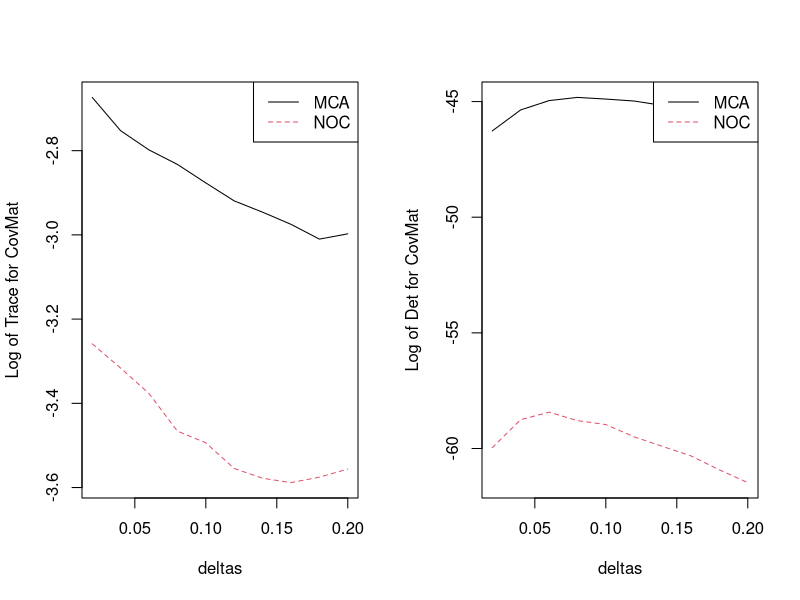

Here is the R script that generated this plot:
# num.sps <- 10000
# # Method 1
# m1.x2 <- rbeta(num.sps, 2, 2)
# m1.x1 <- runif(num.sps, 0, m1.x2)
# m1.x3 <- runif(num.sps, m1.x2, 1)
# sps1 <- t(rbind(m1.x1, m1.x2, m1.x3))
# 
# 
# # Method 2
# m2.x1 <- runif(num.sps)
# m2.x2 <- runif(num.sps)
# m2.x3 <- runif(num.sps)
# m2.xs <- rbind(m2.x1, m2.x2, m2.x3)
# m2.xs.sorted <- apply(m2.xs, 2, sort)
# m2.x1 <- m2.xs.sorted[1, ]
# m2.x2 <- m2.xs.sorted[2, ]
# m2.x3 <- m2.xs.sorted[3, ]
# sps2 <- t(rbind(m2.x1, m2.x2, m2.x3))
# 
# # Method 4
# m4.x2 <- rbeta(num.sps, 1, 1)
# m4.x1 <- runif(num.sps, 0, m4.x2)
# m4.x3 <- runif(num.sps, m4.x2, 1)
# sps4 <- t(rbind(m4.x1, m4.x2, m4.x3))
# 
# 
# det(cov(sps1))
# det(cov(sps2))
# det(cov(sps4))

# geneerate random scenarios
gen.u.rand <- function(k, K=5, phi=0.3, delta=0.1){
    cps <- c(runif(1, min=phi-delta, max=phi+delta))
    #cps <- c(phi)
    if (k > 1){
        cps <- c(cps, runif(k-1, min=0, max=phi-delta))
    }
    if (k < K){
        cps <- c(cps, runif(K-k, min=phi+delta, 1))
    }
    sort(cps)
}

# generate the scenarios for Pr(Yn|M_n, Ak)
gen.mu.rand <- function(k, J, K=5, phi=0.3, delta=0.1){
    pss <- lapply(1:J, function(i)gen.u.rand(k, K, phi, delta))
    pssMat <- do.call(rbind, pss)
    pssMat
}


gen.u.rand2 <- function(k, K=5, phi=0.3, delta=0.1){
    cps <- rep(0, K)
    cps[k] <- runif(1, phi-delta, phi+delta)
    if (k > 1){
        for (j in (k-1):1){
            cps[j] <- runif(1, min=0, max=min(cps[j+1], phi-delta))
        }
    }
    if (k < K){
        for (j in (k+1):K){
            cps[j] <- runif(1, min=max(cps[j-1], phi+delta), max=0.8)
        }
    }
    cps
}

gen.mu.rand2 <- function(k, J, K=5, phi=0.3, delta=0.1){
    pss <- lapply(1:J, function(i)gen.u.rand2(k, K, phi, delta))
    pssMat <- do.call(rbind, pss)
    pssMat
}

deltas <- seq(0.02, 0.2, 0.02)

k <- 1
K <- 8
phi <- 0.3
J <- 10000
trss <- list()
detss  <- list()

flag <- 1
for (delta in deltas){
    sps1 <- gen.mu.rand(k, J, K, phi, delta)
    sps2 <- gen.mu.rand2(k, J, K, phi, delta)
    trs <- c(sum(diag(cov(sps1))), sum(diag(cov(sps2))))
    dets <- c(det(cov(sps1)),  det(cov(sps2)))
    trss[[flag]] <- trs
    detss[[flag]] <- dets
    flag <- 1 + flag
}


par(mfrow=c(1, 2))
trssMat <- do.call(rbind, trss)
logTrs <- log(trssMat)
plot(deltas, logTrs[, 1], type="l", ylim=c(min(logTrs), max(logTrs)), ylab="Log of Trace for CovMat")
lines(deltas, logTrs[, 2], lty=2, col=2)
legend("topright", c("MCA", "NOC"), col=1:2, lty=1:2)

detssMat <- do.call(rbind, detss)
logDets  <- log(detssMat)
plot(deltas, logDets[, 1], type="l", ylab="Log of Det for CovMat", ylim=c(min(logDets), max(logDets)))
lines(deltas, logDets[, 2], lty=2, col=2)
legend("topright", c("MCA", "NOC"), col=1:2, lty=1:2)
